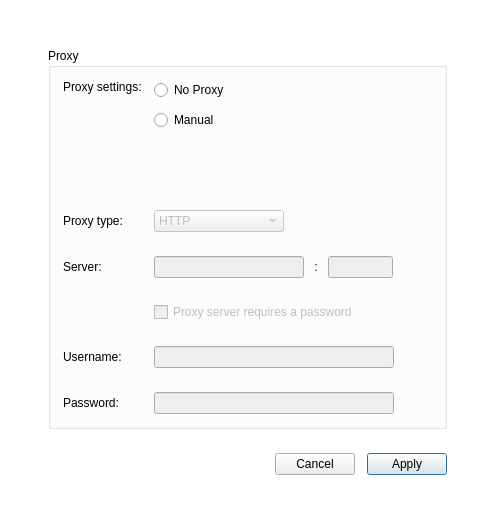
<?xml version="1.0" encoding="UTF-8"?>
<ui version="4.0">
 <class>ProxySettings</class>
 <widget class="QDialog" name="ProxySettings">
  <property name="windowModality">
   <enum>Qt::WindowModal</enum>
  </property>
  <property name="geometry">
   <rect>
    <x>0</x>
    <y>0</y>
    <width>495</width>
    <height>512</height>
   </rect>
  </property>
  <property name="sizePolicy">
   <sizepolicy hsizetype="Preferred" vsizetype="Preferred">
    <horstretch>0</horstretch>
    <verstretch>0</verstretch>
   </sizepolicy>
  </property>
  <property name="minimumSize">
   <size>
    <width>0</width>
    <height>0</height>
   </size>
  </property>
  <property name="maximumSize">
   <size>
    <width>16777215</width>
    <height>16777215</height>
   </size>
  </property>
  <property name="windowTitle">
   <string>Proxies</string>
  </property>
  <property name="styleSheet">
   <string notr="true">#ProxySettings
{
background-color: #FFFFFF; /*colorToken.page-background*/
}

#lErrorIcon[type=&quot;error&quot;] 
{
	image: url(:/images/banner/error.svg);
}</string>
  </property>
  <property name="TOKENIZED" stdset="0">
   <bool>true</bool>
  </property>
  <layout class="QVBoxLayout" name="verticalLayout_2">
   <property name="spacing">
    <number>24</number>
   </property>
   <property name="leftMargin">
    <number>48</number>
   </property>
   <property name="topMargin">
    <number>48</number>
   </property>
   <property name="rightMargin">
    <number>48</number>
   </property>
   <property name="bottomMargin">
    <number>48</number>
   </property>
   <item>
    <widget class="QGroupBox" name="gProxy">
     <property name="sizePolicy">
      <sizepolicy hsizetype="Preferred" vsizetype="Fixed">
       <horstretch>0</horstretch>
       <verstretch>0</verstretch>
      </sizepolicy>
     </property>
     <property name="title">
      <string>Proxy</string>
     </property>
     <property name="flat">
      <bool>false</bool>
     </property>
     <property name="type" stdset="0">
      <string notr="true">mega</string>
     </property>
     <layout class="QGridLayout" name="gProxyLayout">
      <property name="sizeConstraint">
       <enum>QLayout::SetDefaultConstraint</enum>
      </property>
      <property name="leftMargin">
       <number>12</number>
      </property>
      <property name="topMargin">
       <number>12</number>
      </property>
      <property name="rightMargin">
       <number>12</number>
      </property>
      <property name="bottomMargin">
       <number>12</number>
      </property>
      <property name="horizontalSpacing">
       <number>12</number>
      </property>
      <property name="verticalSpacing">
       <number>24</number>
      </property>
      <item row="13" column="0">
       <widget class="QLabel" name="lProxyUsername">
        <property name="text">
         <string>Username:</string>
        </property>
        <property name="alignment">
         <set>Qt::AlignLeading|Qt::AlignLeft|Qt::AlignVCenter</set>
        </property>
       </widget>
      </item>
      <item row="10" column="1">
       <widget class="QComboBox" name="cProxyType">
        <property name="enabled">
         <bool>false</bool>
        </property>
        <property name="sizePolicy">
         <sizepolicy hsizetype="Preferred" vsizetype="Fixed">
          <horstretch>0</horstretch>
          <verstretch>0</verstretch>
         </sizepolicy>
        </property>
        <property name="minimumSize">
         <size>
          <width>130</width>
          <height>0</height>
         </size>
        </property>
        <property name="maximumSize">
         <size>
          <width>130</width>
          <height>16777215</height>
         </size>
        </property>
        <property name="cursor">
         <cursorShape>PointingHandCursor</cursorShape>
        </property>
        <property name="type" stdset="0">
         <string notr="true">mega</string>
        </property>
        <item>
         <property name="text">
          <string notr="true">HTTP</string>
         </property>
        </item>
        <item>
         <property name="text">
          <string notr="true">SOCKS5H</string>
         </property>
        </item>
       </widget>
      </item>
      <item row="13" column="1">
       <widget class="QLineEdit" name="eProxyUsername">
        <property name="enabled">
         <bool>false</bool>
        </property>
        <property name="minimumSize">
         <size>
          <width>240</width>
          <height>0</height>
         </size>
        </property>
        <property name="maximumSize">
         <size>
          <width>240</width>
          <height>16777215</height>
         </size>
        </property>
        <property name="accessibleName">
         <string>Username:</string>
        </property>
        <property name="text">
         <string notr="true"/>
        </property>
        <property name="type" stdset="0">
         <string notr="true">mega</string>
        </property>
       </widget>
      </item>
      <item row="10" column="0">
       <widget class="QLabel" name="lProxyType">
        <property name="text">
         <string>Proxy type:</string>
        </property>
        <property name="alignment">
         <set>Qt::AlignLeading|Qt::AlignLeft|Qt::AlignVCenter</set>
        </property>
       </widget>
      </item>
      <item row="14" column="0">
       <widget class="QLabel" name="lProxyPassword">
        <property name="sizePolicy">
         <sizepolicy hsizetype="Preferred" vsizetype="Preferred">
          <horstretch>0</horstretch>
          <verstretch>0</verstretch>
         </sizepolicy>
        </property>
        <property name="text">
         <string>Password:</string>
        </property>
        <property name="alignment">
         <set>Qt::AlignLeading|Qt::AlignLeft|Qt::AlignVCenter</set>
        </property>
       </widget>
      </item>
      <item row="8" column="1">
       <layout class="QVBoxLayout" name="verticalLayout">
        <property name="spacing">
         <number>10</number>
        </property>
        <item>
         <widget class="QRadioButton" name="rNoProxy">
          <property name="cursor">
           <cursorShape>PointingHandCursor</cursorShape>
          </property>
          <property name="focusPolicy">
           <enum>Qt::StrongFocus</enum>
          </property>
          <property name="text">
           <string>No Proxy</string>
          </property>
         </widget>
        </item>
        <item>
         <widget class="QRadioButton" name="rProxyManual">
          <property name="cursor">
           <cursorShape>PointingHandCursor</cursorShape>
          </property>
          <property name="focusPolicy">
           <enum>Qt::StrongFocus</enum>
          </property>
          <property name="styleSheet">
           <string notr="true"/>
          </property>
          <property name="text">
           <string>Manual</string>
          </property>
         </widget>
        </item>
       </layout>
      </item>
      <item row="14" column="1">
       <widget class="PasswordLineEdit" name="eProxyPassword">
        <property name="enabled">
         <bool>false</bool>
        </property>
        <property name="minimumSize">
         <size>
          <width>240</width>
          <height>0</height>
         </size>
        </property>
        <property name="maximumSize">
         <size>
          <width>240</width>
          <height>16777215</height>
         </size>
        </property>
        <property name="accessibleName">
         <string>Password:</string>
        </property>
        <property name="text">
         <string notr="true"/>
        </property>
        <property name="echoMode">
         <enum>QLineEdit::Password</enum>
        </property>
        <property name="type" stdset="0">
         <string notr="true">mega</string>
        </property>
       </widget>
      </item>
      <item row="12" column="1">
       <widget class="QCheckBox" name="cProxyRequiresPassword">
        <property name="enabled">
         <bool>false</bool>
        </property>
        <property name="cursor">
         <cursorShape>PointingHandCursor</cursorShape>
        </property>
        <property name="text">
         <string>Proxy server requires a password</string>
        </property>
        <property name="type" stdset="0">
         <string notr="true">mega</string>
        </property>
       </widget>
      </item>
      <item row="8" column="0">
       <widget class="QLabel" name="lProxySettings2">
        <property name="sizePolicy">
         <sizepolicy hsizetype="Preferred" vsizetype="MinimumExpanding">
          <horstretch>0</horstretch>
          <verstretch>0</verstretch>
         </sizepolicy>
        </property>
        <property name="text">
         <string>Proxy settings:</string>
        </property>
        <property name="alignment">
         <set>Qt::AlignLeading|Qt::AlignLeft|Qt::AlignTop</set>
        </property>
        <property name="margin">
         <number>0</number>
        </property>
       </widget>
      </item>
      <item row="11" column="1">
       <layout class="QHBoxLayout" name="horizontalLayout">
        <property name="spacing">
         <number>10</number>
        </property>
        <item>
         <widget class="QLineEdit" name="eProxyServer">
          <property name="enabled">
           <bool>false</bool>
          </property>
          <property name="minimumSize">
           <size>
            <width>150</width>
            <height>0</height>
           </size>
          </property>
          <property name="maximumSize">
           <size>
            <width>150</width>
            <height>16777215</height>
           </size>
          </property>
          <property name="inputMethodHints">
           <set>Qt::ImhUrlCharactersOnly</set>
          </property>
          <property name="text">
           <string notr="true"/>
          </property>
          <property name="type" stdset="0">
           <string notr="true">mega</string>
          </property>
         </widget>
        </item>
        <item>
         <widget class="QLabel" name="lProxyPortSeparator">
          <property name="text">
           <string notr="true">:</string>
          </property>
          <property name="alignment">
           <set>Qt::AlignCenter</set>
          </property>
         </widget>
        </item>
        <item>
         <widget class="QLineEdit" name="eProxyPort">
          <property name="enabled">
           <bool>false</bool>
          </property>
          <property name="sizePolicy">
           <sizepolicy hsizetype="Preferred" vsizetype="Fixed">
            <horstretch>0</horstretch>
            <verstretch>0</verstretch>
           </sizepolicy>
          </property>
          <property name="minimumSize">
           <size>
            <width>65</width>
            <height>0</height>
           </size>
          </property>
          <property name="maximumSize">
           <size>
            <width>65</width>
            <height>16777215</height>
           </size>
          </property>
          <property name="inputMethodHints">
           <set>Qt::ImhDigitsOnly</set>
          </property>
          <property name="text">
           <string notr="true"/>
          </property>
          <property name="alignment">
           <set>Qt::AlignLeading|Qt::AlignLeft|Qt::AlignVCenter</set>
          </property>
          <property name="type" stdset="0">
           <string notr="true">mega</string>
          </property>
         </widget>
        </item>
        <item>
         <spacer name="horizontalSpacer_2">
          <property name="orientation">
           <enum>Qt::Horizontal</enum>
          </property>
          <property name="sizeHint" stdset="0">
           <size>
            <width>0</width>
            <height>20</height>
           </size>
          </property>
         </spacer>
        </item>
       </layout>
      </item>
      <item row="11" column="0">
       <widget class="QLabel" name="lProxyServer">
        <property name="text">
         <string>Server:</string>
        </property>
        <property name="alignment">
         <set>Qt::AlignLeading|Qt::AlignLeft|Qt::AlignVCenter</set>
        </property>
       </widget>
      </item>
      <item row="9" column="0" colspan="2">
       <widget class="QWidget" name="wError" native="true">
        <property name="styleSheet">
         <string notr="true">border-radius: 8;</string>
        </property>
        <property name="type" stdset="0">
         <string notr="true">notification</string>
        </property>
        <property name="error" stdset="0">
         <bool>true</bool>
        </property>
        <layout class="QHBoxLayout" name="horizontalLayout_2">
         <property name="spacing">
          <number>8</number>
         </property>
         <item alignment="Qt::AlignTop">
          <widget class="QLabel" name="lErrorIcon">
           <property name="maximumSize">
            <size>
             <width>16</width>
             <height>16</height>
            </size>
           </property>
           <property name="text">
            <string/>
           </property>
           <property name="type" stdset="0">
            <string notr="true">error</string>
           </property>
          </widget>
         </item>
         <item>
          <widget class="QLabel" name="lErrorText">
           <property name="text">
            <string/>
           </property>
           <property name="wordWrap">
            <bool>true</bool>
           </property>
           <property name="type" stdset="0">
            <string notr="true">notification</string>
           </property>
           <property name="error" stdset="0">
            <bool>true</bool>
           </property>
          </widget>
         </item>
        </layout>
       </widget>
      </item>
     </layout>
    </widget>
   </item>
   <item>
    <widget class="QWidget" name="buttonBox" native="true">
     <property name="sizePolicy">
      <sizepolicy hsizetype="Preferred" vsizetype="Maximum">
       <horstretch>0</horstretch>
       <verstretch>0</verstretch>
      </sizepolicy>
     </property>
     <layout class="QHBoxLayout" name="buttonBoxLayout">
      <property name="spacing">
       <number>12</number>
      </property>
      <property name="leftMargin">
       <number>0</number>
      </property>
      <property name="topMargin">
       <number>0</number>
      </property>
      <property name="rightMargin">
       <number>0</number>
      </property>
      <property name="bottomMargin">
       <number>0</number>
      </property>
      <item>
       <spacer name="horizontalSpacer">
        <property name="orientation">
         <enum>Qt::Horizontal</enum>
        </property>
        <property name="sizeHint" stdset="0">
         <size>
          <width>40</width>
          <height>20</height>
         </size>
        </property>
       </spacer>
      </item>
      <item>
       <widget class="QPushButton" name="bCancel">
        <property name="minimumSize">
         <size>
          <width>0</width>
          <height>0</height>
         </size>
        </property>
        <property name="maximumSize">
         <size>
          <width>16777215</width>
          <height>16777215</height>
         </size>
        </property>
        <property name="cursor">
         <cursorShape>PointingHandCursor</cursorShape>
        </property>
        <property name="text">
         <string>Cancel</string>
        </property>
        <property name="type" stdset="0">
         <string notr="true">outline</string>
        </property>
        <property name="dimension" stdset="0">
         <string notr="true">medium</string>
        </property>
       </widget>
      </item>
      <item>
       <widget class="QPushButton" name="bUpdate">
        <property name="minimumSize">
         <size>
          <width>0</width>
          <height>0</height>
         </size>
        </property>
        <property name="maximumSize">
         <size>
          <width>16777215</width>
          <height>16777215</height>
         </size>
        </property>
        <property name="cursor">
         <cursorShape>PointingHandCursor</cursorShape>
        </property>
        <property name="text">
         <string>Apply</string>
        </property>
        <property name="default">
         <bool>true</bool>
        </property>
        <property name="type" stdset="0">
         <string notr="true">primary</string>
        </property>
        <property name="dimension" stdset="0">
         <string notr="true">medium</string>
        </property>
       </widget>
      </item>
     </layout>
    </widget>
   </item>
  </layout>
 </widget>
 <customwidgets>
  <customwidget>
   <class>PasswordLineEdit</class>
   <extends>QLineEdit</extends>
   <header>PasswordLineEdit.h</header>
  </customwidget>
 </customwidgets>
 <tabstops>
  <tabstop>rNoProxy</tabstop>
  <tabstop>rProxyManual</tabstop>
  <tabstop>cProxyType</tabstop>
  <tabstop>cProxyRequiresPassword</tabstop>
  <tabstop>eProxyUsername</tabstop>
  <tabstop>eProxyPassword</tabstop>
  <tabstop>bCancel</tabstop>
  <tabstop>bUpdate</tabstop>
 </tabstops>
 <resources/>
 <connections/>
</ui>
